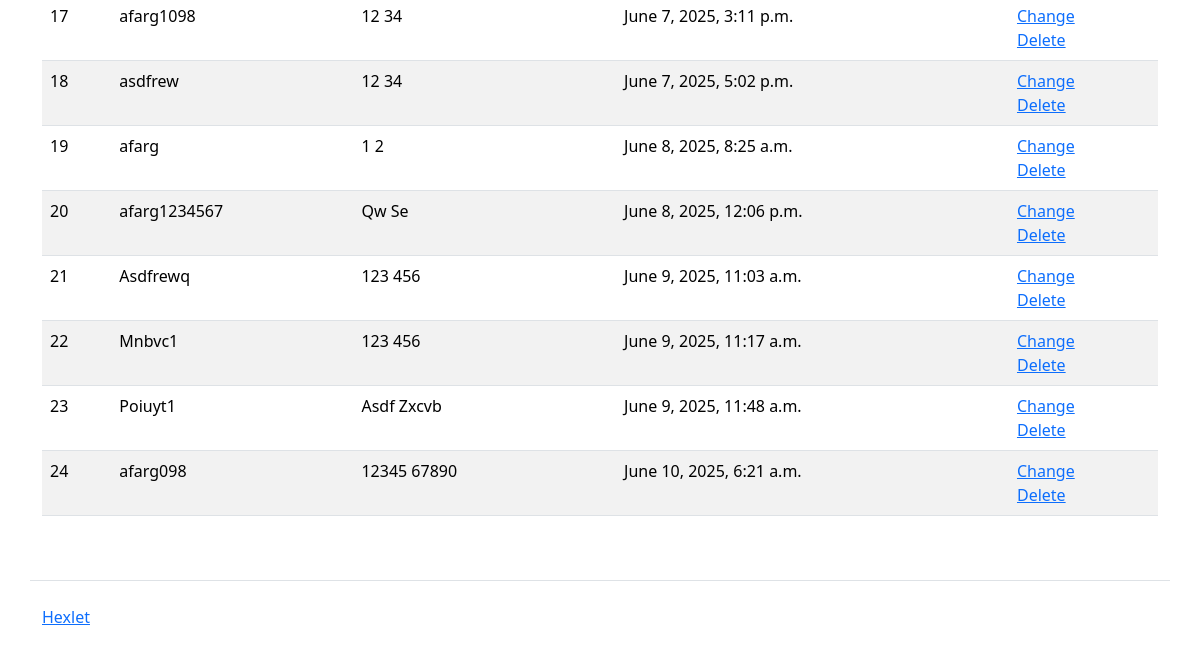
The app's page /users/ (lower part), older data.
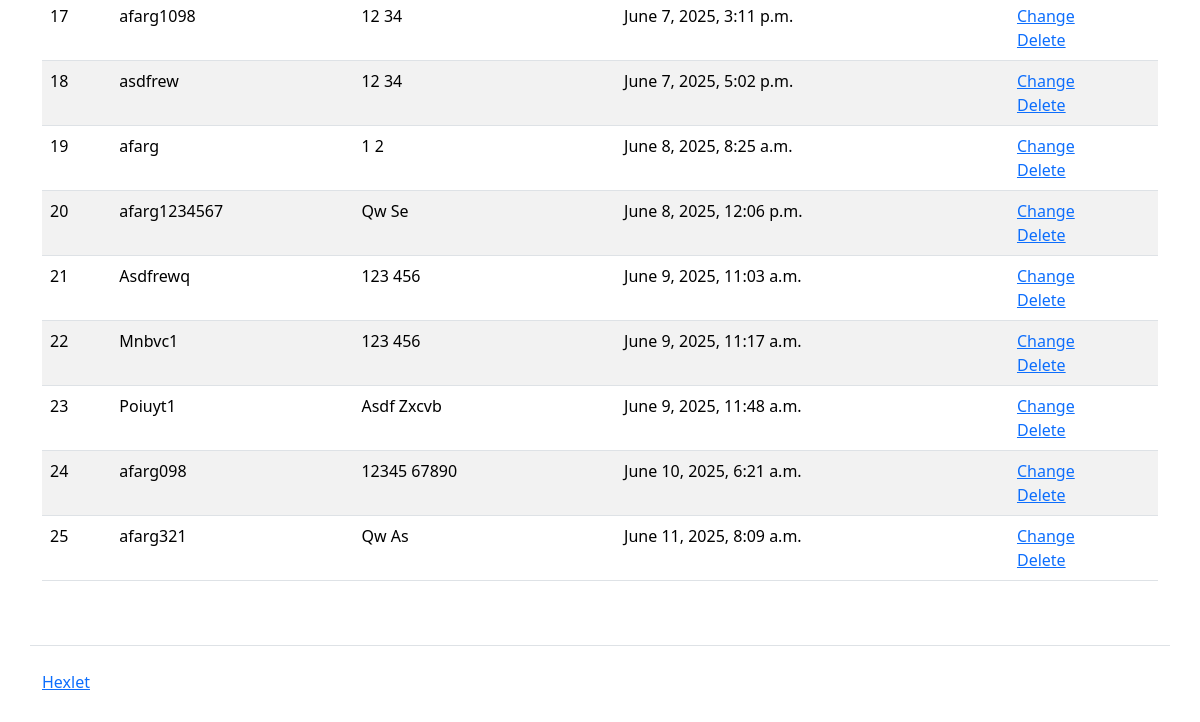
The same page, newer data.
### task_manager/users/models.py (models this page shows, shortened)
class Users(AbstractUser, PermissionsMixin):
    first_name = models.TextField(
        max_length=150,
        verbose_name=_('Name')
        )
    last_name = models.TextField(
        max_length=150,
        verbose_name=_('Surname')
        )
    username = models.TextField(
        max_length=150,
        unique=True,
        verbose_name=_('Username'),
        )
    password = models.TextField(
        max_length=20,
        verbose_name=_('Password')
        )
    created_at = models.DateTimeField(
        auto_now_add=True,
        verbose_name=_('Creation date')
        )
    USERNAME_FIELD = 'username'

### task_manager/users/views.py (the view)
# urls.py: path('', views.IndexView.as_view(), name='index'),
class IndexView(View):
    def get(self, request, *args, **kwargs):
        users = Users.objects.all()
        return render(request, 'users/index.html', context={
            'name': _('Users'),
            'users': users,
        })

### task_manager/templates/users/index.html (shortened to what this page needs)
{% extends "index.html" %}
{% load i18n %}
{% block context %}
<table class="table table-striped">
  <tbody>
    {% if users %}
    {% for user in users %}
      <tr>
        <td>{{ user.id }}</td>
        <td>{{ user.username }}</td>
        <td>{{ user.get_full_name }}</td>
        <td>{{ user.created_at }}</td>
        <td>
          <a href="/users/{{ user.id }}/update/">{% translate 'Сhange' %}</a>
          <br>
          <a href="/users/{{ user.id }}/delete/">{% translate 'Delete' %}</a>
        </td>
      </tr>
    {% endfor %}
    {% endif %}
  </tbody>
</table>
{% endblock %}

Row changes from the older to the newer data that the page shows:
added Users: id "25", username "afarg321", get_full_name "Qw As", created_at "June 11, 2025, 8:09 a.m."
